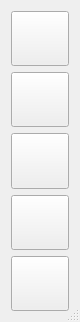
<?xml version="1.0" encoding="UTF-8"?>
<ui version="4.0">
 <class>MainWindow</class>
 <widget class="QDialog" name="MainWindow">
  <property name="geometry">
   <rect>
    <x>0</x>
    <y>0</y>
    <width>80</width>
    <height>322</height>
   </rect>
  </property>
  <property name="windowTitle">
   <string>Exit Options</string>
  </property>
  <property name="windowIcon">
   <iconset>
    <normaloff>../../../../../../../usr/share/icons/mxflux.png</normaloff>../../../../../../../usr/share/icons/mxflux.png</iconset>
  </property>
  <property name="sizeGripEnabled">
   <bool>true</bool>
  </property>
  <layout class="QVBoxLayout" name="verticalLayout">
   <item>
    <widget class="QPushButton" name="buttonLock">
     <property name="sizePolicy">
      <sizepolicy hsizetype="Minimum" vsizetype="Minimum">
       <horstretch>0</horstretch>
       <verstretch>0</verstretch>
      </sizepolicy>
     </property>
     <property name="text">
      <string/>
     </property>
     <property name="icon">
      <iconset>
       <normaloff>../../../../../../../usr/local/share/icons/system-lock-mxfb.png</normaloff>../../../../../../../usr/local/share/icons/system-lock-mxfb.png</iconset>
     </property>
     <property name="iconSize">
      <size>
       <width>50</width>
       <height>50</height>
      </size>
     </property>
     <property name="autoExclusive">
      <bool>false</bool>
     </property>
     <property name="autoDefault">
      <bool>false</bool>
     </property>
    </widget>
   </item>
   <item>
    <widget class="QPushButton" name="buttonExit">
     <property name="sizePolicy">
      <sizepolicy hsizetype="Minimum" vsizetype="Minimum">
       <horstretch>0</horstretch>
       <verstretch>0</verstretch>
      </sizepolicy>
     </property>
     <property name="text">
      <string/>
     </property>
     <property name="icon">
      <iconset>
       <normaloff>../../../../../../../usr/local/share/icons/system-log-out.png</normaloff>../../../../../../../usr/local/share/icons/system-log-out.png</iconset>
     </property>
     <property name="iconSize">
      <size>
       <width>50</width>
       <height>50</height>
      </size>
     </property>
     <property name="autoDefault">
      <bool>false</bool>
     </property>
    </widget>
   </item>
   <item>
    <widget class="QPushButton" name="buttonSleep">
     <property name="sizePolicy">
      <sizepolicy hsizetype="Minimum" vsizetype="Minimum">
       <horstretch>0</horstretch>
       <verstretch>0</verstretch>
      </sizepolicy>
     </property>
     <property name="text">
      <string/>
     </property>
     <property name="icon">
      <iconset>
       <normaloff>../../../../../../../usr/local/share/icons/system-sleep.png</normaloff>../../../../../../../usr/local/share/icons/system-sleep.png</iconset>
     </property>
     <property name="iconSize">
      <size>
       <width>50</width>
       <height>50</height>
      </size>
     </property>
     <property name="autoDefault">
      <bool>false</bool>
     </property>
    </widget>
   </item>
   <item>
    <widget class="QPushButton" name="buttonRestart">
     <property name="sizePolicy">
      <sizepolicy hsizetype="Minimum" vsizetype="Minimum">
       <horstretch>0</horstretch>
       <verstretch>0</verstretch>
      </sizepolicy>
     </property>
     <property name="text">
      <string/>
     </property>
     <property name="icon">
      <iconset>
       <normaloff>../../../../../../../usr/local/share/icons/system-restart.png</normaloff>../../../../../../../usr/local/share/icons/system-restart.png</iconset>
     </property>
     <property name="iconSize">
      <size>
       <width>50</width>
       <height>50</height>
      </size>
     </property>
     <property name="autoDefault">
      <bool>false</bool>
     </property>
    </widget>
   </item>
   <item>
    <widget class="QPushButton" name="buttonShutdown">
     <property name="sizePolicy">
      <sizepolicy hsizetype="Minimum" vsizetype="Minimum">
       <horstretch>0</horstretch>
       <verstretch>0</verstretch>
      </sizepolicy>
     </property>
     <property name="text">
      <string/>
     </property>
     <property name="icon">
      <iconset>
       <normaloff>../../../../../../../usr/local/share/icons/system-shutdown.png</normaloff>../../../../../../../usr/local/share/icons/system-shutdown.png</iconset>
     </property>
     <property name="iconSize">
      <size>
       <width>50</width>
       <height>50</height>
      </size>
     </property>
     <property name="autoDefault">
      <bool>false</bool>
     </property>
    </widget>
   </item>
  </layout>
 </widget>
 <layoutdefault spacing="6" margin="11"/>
 <resources/>
 <connections/>
</ui>
